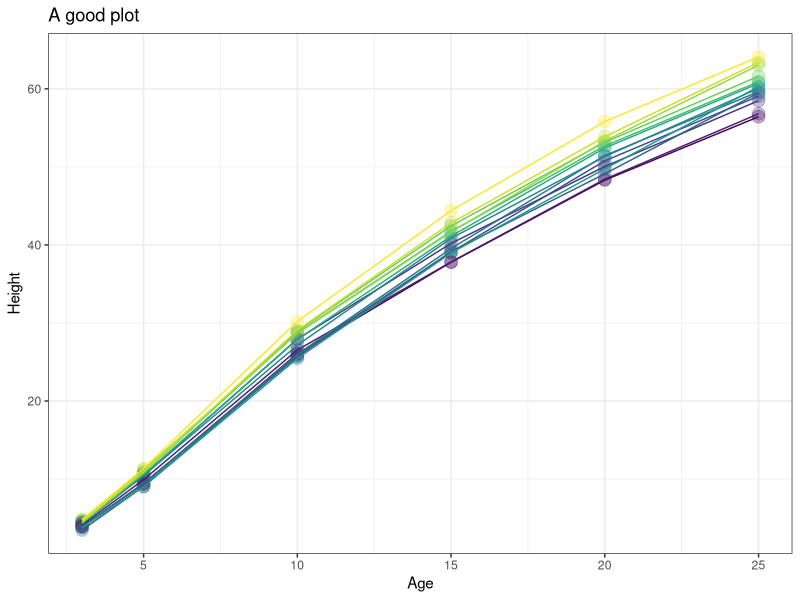

Write R code to recreate this figure. (Note: this script raises an error after producing the figure.)
## ---- chunk 1
library(tidyverse)
library(dslabs)
## ---- chunk 2
head(murders)
murders %>% head()
murders |> head()
## ---- chunk 3
head(Loblolly)
ggplot(Loblolly, aes(x = age, y = height, color = Seed)) + geom_point(size = 4, alpha = 0.3) + geom_line() + xlab("Age") + ylab("Height") + ## These are examples of labels
    theme_bw() + theme(legend.position = "none") + ## This is a theme layer
        ggtitle("A good plot")
## ---- chunk 4
p <- ggplot(Loblolly, aes(x = age, y = height, color = Seed)) + 
    geom_point(size = 4, alpha = 0.3) + theme_bw()
p + geom_line(aes(group = Chick)) #adds lines
p + theme(legend.position = "none") #no lines but removes legends
